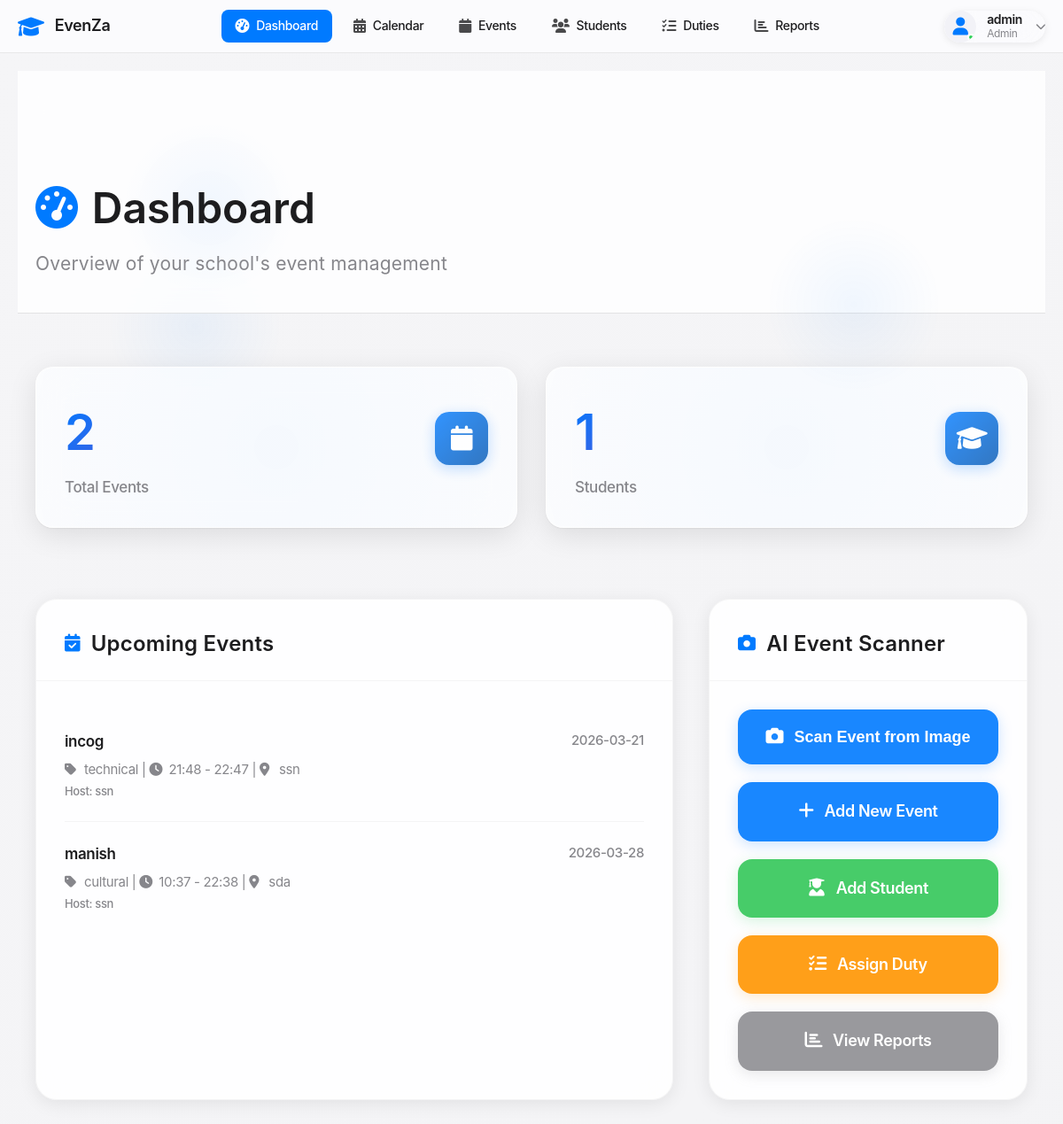
/dashboard (signed in), run on the app's committed database.
### tables this page shows
CREATE TABLE events (
            id INTEGER PRIMARY KEY AUTOINCREMENT,
            name TEXT NOT NULL,
            type TEXT NOT NULL,
            event_date DATE NOT NULL,
            start_time TIME NOT NULL,
            end_time TIME NOT NULL,
            venue TEXT NOT NULL,
            description TEXT,
            host_school TEXT NOT NULL,
            participating_schools TEXT,
            status TEXT DEFAULT 'upcoming',
            created_at TIMESTAMP DEFAULT CURRENT_TIMESTAMP
        );

### app.py (the view)
@app.route('/dashboard')
@login_required
def dashboard():
    conn = get_db_connection()
    total_events = conn.execute('SELECT COUNT(*) as count FROM events').fetchone()['count']
    total_participants = conn.execute('SELECT COUNT(*) as count FROM participants WHERE type = "student"').fetchone()['count']
    total_duty_personnel = conn.execute('SELECT COUNT(*) as count FROM duty_personnel').fetchone()['count']
    total_duties = conn.execute('SELECT COUNT(*) as count FROM duties').fetchone()['count']
    upcoming_events = conn.execute('''
        SELECT * FROM events
        WHERE event_date >= DATE('now')
        ORDER BY event_date ASC
        LIMIT 5
    ''').fetchall()
    conn.close()
    return render_template('dashboard.html',
                         total_events=total_events,
                         total_participants=total_participants,
                         total_duty_personnel=total_duty_personnel,
                         total_duties=total_duties,
                         upcoming_events=upcoming_events)

### app.py (called while the page is built)
def get_db_connection():
    conn = sqlite3.connect('events.db')
    conn.row_factory = sqlite3.Row
    return conn

def login_required(f):
    @wraps(f)
    def decorated_function(*args, **kwargs):
        if 'user_id' not in session:
            flash('Please login to access this page', 'error')
            return redirect(url_for('login'))
        return f(*args, **kwargs)
    return decorated_function

### templates/dashboard.html (shortened to what this page needs)
{% extends "base.html" %}
{% block content %}
    <div class="main-header fade-in">
        <div class="container">
            <h1><i class="fas fa-tachometer-alt"></i>Dashboard</h1>
            <p>Overview of your school's event management</p>
        </div>
    </div>
    <div class="container">
        <div class="stats-grid">
            <div class="stat-card fade-in">
                <div class="stat-card-content">
                    <div>
                        <div class="stat-number">{{ total_events }}</div>
                        <div class="stat-label">Total Events</div>
                    </div>
                    <div class="stat-icon">
                        <i class="fas fa-calendar"></i>
                    </div>
                </div>
            </div>
            <div class="stat-card fade-in">
                <div class="stat-card-content">
                    <div>
                        <div class="stat-number">{{ total_participants }}</div>
                        <div class="stat-label">Students</div>
                    </div>
                    <div class="stat-icon">
                        <i class="fas fa-graduation-cap"></i>
                    </div>
                </div>
            </div>
        </div>
        <div class="content-grid">
            <div class="apple-card fade-in">
                <div class="card-header">
                    <h2 class="card-title">
                        <i class="fas fa-calendar-check"></i>Upcoming Events
                    </h2>
                </div>
                <div class="card-body">
                    {% if upcoming_events %}
                        <ul class="event-list">
                            {% for event in upcoming_events %}
                                <li class="event-item" onclick="window.location.href='{{ url_for('event_detail', id=event.id) }}';" style="cursor: pointer;">
                                    <div class="event-header">
                                        <div class="event-name">{{ event.name }}</div>
                                        <div class="event-date">{{ event.event_date }}</div>
                                    </div>
                                    <div class="event-details">
                                        <i class="fas fa-tag"></i>{{ event.type }} |
                                        <i class="fas fa-clock"></i>{{ event.start_time }} - {{ event.end_time }} |
                                        <i class="fas fa-map-marker-alt"></i>{{ event.venue }}
                                    </div>
                                    <div class="event-host">Host: {{ event.host_school }}</div>
                                </li>
                            {% endfor %}
                        </ul>
                    {% else %}
                        <div class="empty-state">
                            <i class="fas fa-calendar-times"></i>
                            <p>No upcoming events found.</p>
                        </div>
                    {% endif %}
                </div>
            </div>
            <div class="apple-card fade-in">
                <div class="card-header">
                    <h2 class="card-title">
                        <i class="fas fa-camera"></i>AI Event Scanner
                    </h2>
                </div>
                <div class="card-body">
                    <div class="action-buttons">
                        {% if session.role in ['admin', 'super_admin'] %}
                        <button class="action-btn" onclick="openImageScanner()">
                            <i class="fas fa-camera"></i>Scan Event from Image
                        </button>
                        <a href="{{ url_for('add_event') }}" class="action-btn">
                            <i class="fas fa-plus"></i>Add New Event
                        </a>
                        <a href="{{ url_for('add_participant') }}" class="action-btn success">
                            <i class="fas fa-user-graduate"></i>Add Student
                        </a>
                        <a href="{{ url_for('add_duty') }}" class="action-btn warning">
                            <i class="fas fa-tasks"></i>Assign Duty
                        </a>
                        {% endif %}
                        <a href="{{ url_for('reports') }}" class="action-btn secondary">
                            <i class="fas fa-chart-bar"></i>View Reports
                        </a>
                    </div>
                </div>
            </div>
        </div>
    </div>
{% endblock %}

### static/css/style.css (style rules this page uses)
* { margin: 0; padding: 0; box-sizing: border-box; }
body { font-family: -apple-system, BlinkMacSystemFont, 'Segoe UI', Roboto, Oxygen, Ubuntu, Cantarell, sans-serif; background: #f5f5f7; color: #1d1d1f; line-height: 1.47059; font-weight: 400; letter-spacing: -.022em; }
.container { max-width: 1200px; margin: 0 auto; padding: 0 20px; }
.main-header { background: rgba(255, 255, 255, 0.8); backdrop-filter: saturate(180%) blur(20px); -webkit-backdrop-filter: saturate(180%) blur(20px); border-bottom: 1px solid rgba(0, 0, 0, 0.1); padding: 120px 0 40px; margin-bottom: 60px; position: sticky; top: 60px; z-index: 100; }
.main-header h1 { font-size: 48px; font-weight: 600; letter-spacing: -.003em; margin-bottom: 12px; color: #1d1d1f; }
.main-header p { font-size: 21px; font-weight: 400; color: #86868b; letter-spacing: .011em; }
.main-header i { margin-right: 16px; color: #007aff; }
.stats-grid { display: grid; grid-template-columns: repeat(auto-fit, minmax(280px, 1fr)); gap: 24px; margin-bottom: 80px; }
.stat-card { background: linear-gradient(135deg, #ffffff 0%, #f8f9fa 100%); border-radius: 24px; padding: 32px; border: 1px solid rgba(0, 0, 0, 0.04); box-shadow: 0 4px 20px rgba(0, 0, 0, 0.08); transition: all 0.3s cubic-bezier(0.25, 0.46, 0.45, 0.94); position: relative; overflow: hidden; }
.stat-card::before { content: ''; position: absolute; top: 0; left: 0; right: 0; bottom: 0; background: linear-gradient(135deg, transparent 0%, rgba(0, 122, 255, 0.02) 100%); opacity: 0; transition: opacity 0.3s ease; }
.stat-card-content { display: flex; justify-content: space-between; align-items: center; position: relative; z-index: 2; }
.stat-number { font-size: 56px; font-weight: 600; letter-spacing: -.005em; margin-bottom: 8px; background: linear-gradient(135deg, #007aff 0%, #5856d6 100%); -webkit-background-clip: text; -webkit-text-fill-color: transparent; background-clip: text; }
.stat-label { font-size: 17px; color: #86868b; font-weight: 500; }
.stat-icon { font-size: 40px; color: #007aff; opacity: 0.8; }
.content-grid { display: grid; grid-template-columns: 2fr 1fr; gap: 40px; margin-bottom: 80px; }
.apple-card { background: rgba(255, 255, 255, 0.9); backdrop-filter: saturate(180%) blur(20px); -webkit-backdrop-filter: saturate(180%) blur(20px); border-radius: 24px; border: 1px solid rgba(0, 0, 0, 0.04); box-shadow: 0 4px 20px rgba(0, 0, 0, 0.08); overflow: hidden; transition: all 0.3s cubic-bezier(0.25, 0.46, 0.45, 0.94); }
.card-header { padding: 32px 32px 24px; border-bottom: 1px solid rgba(0, 0, 0, 0.04); }
.card-title { font-size: 24px; font-weight: 600; color: #1d1d1f; display: flex; align-items: center; letter-spacing: .009em; }
.card-title i { margin-right: 12px; color: #007aff; font-size: 20px; }
.card-body { padding: 32px; }
.event-list { list-style: none; }
.event-item { padding: 24px 0; border-bottom: 1px solid rgba(0, 0, 0, 0.04); transition: all 0.3s ease; }
.event-item:last-child { border-bottom: none; padding-bottom: 0; }
.event-header { display: flex; justify-content: between; align-items: flex-start; margin-bottom: 8px; }
.event-name { font-size: 17px; font-weight: 600; color: #1d1d1f; flex: 1; }
.event-date { font-size: 15px; color: #86868b; font-weight: 500; }
.event-details { font-size: 15px; color: #86868b; margin-bottom: 4px; }
.event-details i { margin-right: 8px; width: 14px; }
.event-host { font-size: 13px; color: #86868b; font-weight: 500; }
.action-buttons { display: flex; flex-direction: column; gap: 16px; }
.action-btn { background: #007aff; color: white; text-decoration: none; padding: 16px 24px; border-radius: 12px; font-size: 17px; font-weight: 600; text-align: center; transition: all 0.3s cubic-bezier(0.25, 0.46, 0.45, 0.94); border: none; cursor: pointer; position: relative; overflow: hidden; }
.action-btn::before { content: ''; position: absolute; top: 0; left: -100%; width: 100%; height: 100%; background: linear-gradient(90deg, transparent, rgba(255, 255, 255, 0.2), transparent); transition: left 0.6s; }
.action-btn.success { background: #34c759; }
.action-btn.warning { background: #ff9500; }
.action-btn.secondary { background: #8e8e93; }
.action-btn i { margin-right: 8px; }
.fade-in { opacity: 0; transform: translateY(30px); animation: fadeInUp 0.8s cubic-bezier(0.25, 0.46, 0.45, 0.94) forwards; }
.fade-in:nth-child(1) { animation-delay: 0.1s; }
.fade-in:nth-child(2) { animation-delay: 0.2s; }

### data on the page
events: name "incog", event_date "2026-03-21", type "technical", start_time "21:48", end_time "22:47", venue "ssn", host_school "ssn"
events: name "manish", event_date "2026-03-28", type "cultural", start_time "10:37", end_time "22:38", venue "sda", host_school "ssn"

### other printed values
{{ session.username }} "admin"
{{ session.role|capitalize|replace('_', ' ') }} "Admin"
{{ total_events }} "2"
{{ total_participants }} "1"
